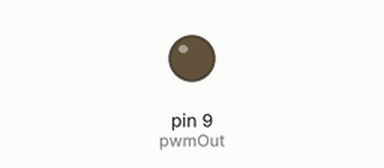
A sketch run on a simulated Arduino Uno, built with avr-gcc and run on an emulated ATmega328P. On the bench: output pins drawn as LEDs (lit = HIGH).

Above: at 0.1 s.
At 39.75 s:
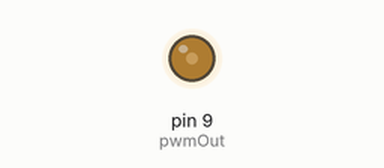
Timing chart, 0 to 40.0 s (numbered marks = the images above):
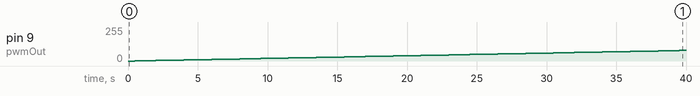

Measured:
- by itself, pin 9 (pwmOut): moves from 0/255 to 79/255 over 39.0 s

The sketch:

laser_simulator.ino
```cpp
/*
 * Sketch for the Arduino called Laser.
 * This program simulate a PWM signal from the laser controller.
 *
 * Dave Calaway
 */

const int pwmOut = 9;

void setup() {
  //
}

void loop() {
  for (byte i = 0; i <= 255; i++) {
    analogWrite(pwmOut, i);
    delay(500);
  }

  for (byte i = 255; i <= 0; i--) {
    analogWrite(pwmOut, i);
    delay(500);
  }
}
```
